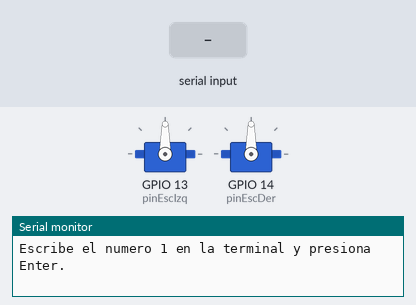
Simulated run of this program. Board: ESP32. On the bench: 2 × servo, the last lines printed to the serial monitor. The test bench sets the inputs (shaded band).

Above: at 0.8 s.
0.9 s: "1\n" received over Serial
At 2.1 s:
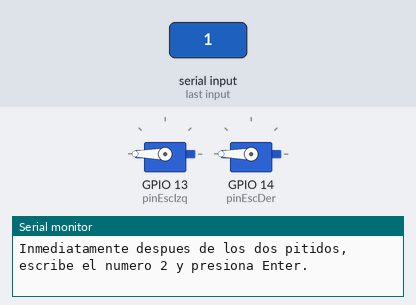
2.4 s: "2\n" received over Serial
At 3.8 s:
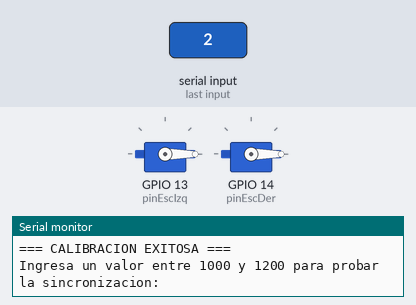
Timing chart, 0 to 5.4 s (numbered marks = the images above; inputs shaded):
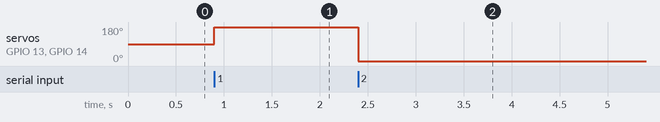

The program:

main.cpp
```cpp
#include <Arduino.h>
#include <ESP32Servo.h>

Servo escIzquierdo;
Servo escDerecho;

const int pinEscIzq = 13;
const int pinEscDer = 14;

void setup() {
  Serial.begin(115200);
  escIzquierdo.attach(pinEscIzq, 1000, 2000);
  escDerecho.attach(pinEscDer, 1000, 2000);

  Serial.println("=== MODO DE CALIBRACION DUAL DE ESC ===");
  Serial.println("PASO 1: Desconecta la bateria LiPo (DEJA SOLO EL CABLE USB DE LA ESP32).");
  Serial.println("Escribe el numero 1 en la terminal y presiona Enter.");

  // Esperar a que el usuario envíe el '1'
  while(true) {
    if (Serial.available()) {
      int val = Serial.parseInt();
      while(Serial.available()) Serial.read(); // Limpiar el buffer
      if (val == 1) break;
    }
  }

  // Enviar señal máxima
  escIzquierdo.writeMicroseconds(2000);
  escDerecho.writeMicroseconds(2000);
  Serial.println("-> Señal MAXIMA (2000us) enviada.");

  Serial.println("PASO 2: CONECTA LA BATERIA LIPO AHORA.");
  Serial.println("Escucharas la melodia de inicio y luego DOS PITIDOS CORTOS (Bip-Bip).");
  Serial.println("Inmediatamente despues de los dos pitidos, escribe el numero 2 y presiona Enter.");

  // Esperar a que el usuario envíe el '2'
  while(true) {
    if (Serial.available()) {
      int val = Serial.parseInt();
      while(Serial.available()) Serial.read(); // Limpiar el buffer
      if (val == 2) break;
    }
  }

  // Enviar señal mínima
  escIzquierdo.writeMicroseconds(1000);
  escDerecho.writeMicroseconds(1000);
  Serial.println("-> Señal MINIMA (1000us) enviada.");

  Serial.println("Escucharas un pitido largo de confirmacion.");
  Serial.println("=== CALIBRACION EXITOSA ===");
  Serial.println("Ingresa un valor entre 1000 y 1200 para probar la sincronizacion:");
}

void loop() {
  if (Serial.available()) {
    int val = Serial.parseInt();
    while(Serial.available()) Serial.read(); // Limpiar el buffer

    if (val >= 1000 && val <= 2000) {
      Serial.print("Enviando pulso: ");
      Serial.println(val);
      escIzquierdo.writeMicroseconds(val);
      escDerecho.writeMicroseconds(val);
    } else if (val > 0) {
      Serial.println("Fuera de rango (Usa 1000 - 2000)");
    }
  }
}
```

Measured:
- after the input at 0.9 s, servo on GPIO 13 (pinEscIzq), servo on GPIO 14 (pinEscDer): 90° → 180° at once
- after the input at 2.4 s, servo on GPIO 13 (pinEscIzq), servo on GPIO 14 (pinEscDer): 180° → 0° at once
